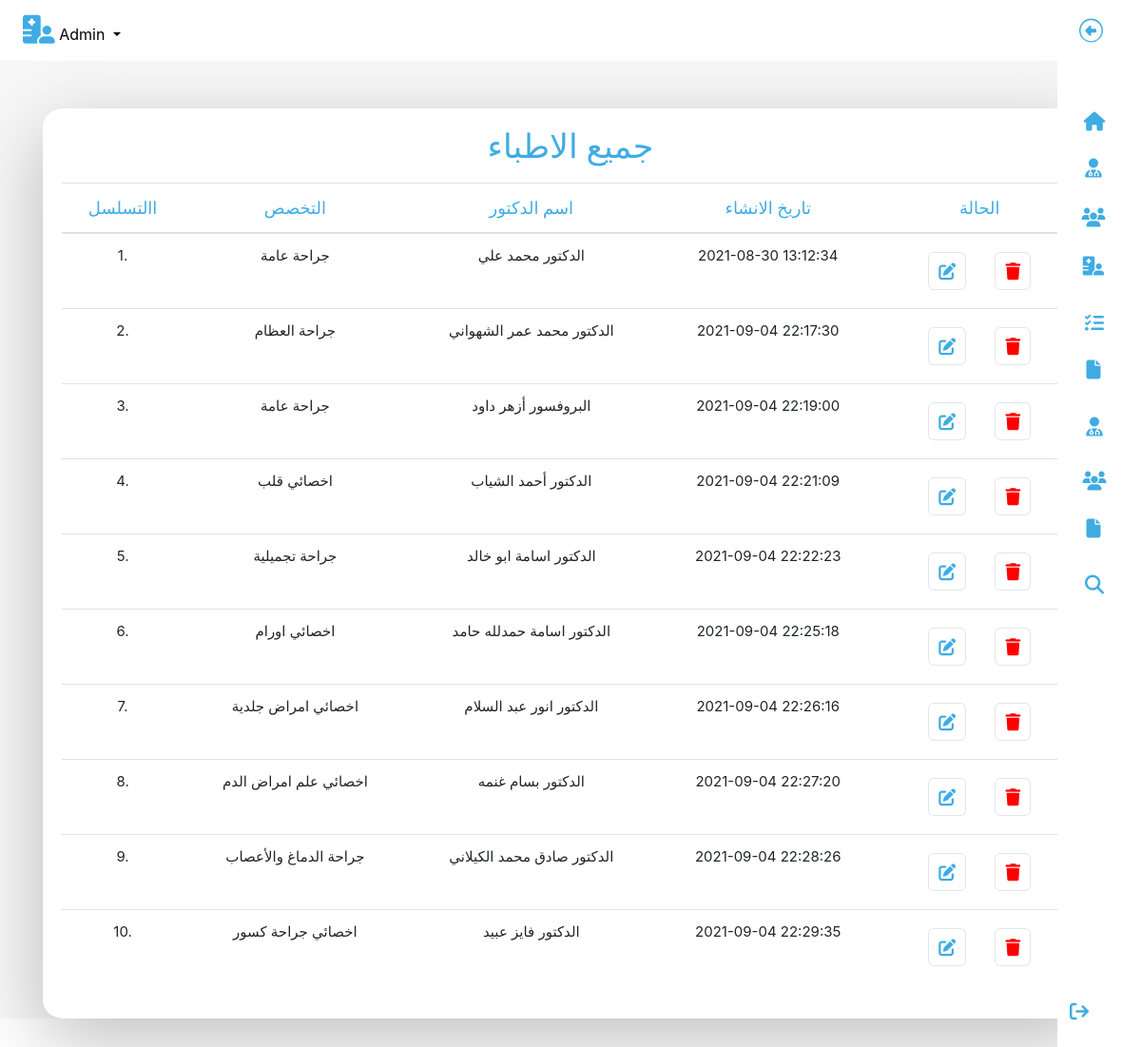
The app's page /hms/admin/manage-doctors.php (signed in) with its own data.
### tables this page shows
CREATE TABLE `doctors` (
  `id` int(11) NOT NULL,
  `specilization` varchar(255) DEFAULT NULL,
  `doctorName` varchar(255) DEFAULT NULL,
  `address` longtext DEFAULT NULL,
  `docFees` varchar(255) DEFAULT NULL,
  `contactno` bigint(11) DEFAULT NULL,
  `docEmail` varchar(255) DEFAULT NULL,
  `password` varchar(255) DEFAULT NULL,
  `creationDate` timestamp NULL DEFAULT current_timestamp(),
  `updationDate` timestamp NULL DEFAULT NULL ON UPDATE current_timestamp()
);

### hms/admin/manage-doctors.php (the view, shortened to what this page needs)
<?php
include('include/config.php');
?>
<!DOCTYPE html>
<html lang="en">
<head>
	<link rel="stylesheet" href="https://cdn.jsdelivr.net/npm/bootstrap@4.6.1/dist/css/bootstrap.min.css">
	<link rel="stylesheet" href="https://cdnjs.cloudflare.com/ajax/libs/font-awesome/6.1.1/css/all.min.css" />
	<link rel="stylesheet" href="../../css/style2.css">
</head>
<body>
	<div id="app">
		<?php include('include/sidebar.php'); ?>
			<?php include('include/header.php'); ?>
			<div class="main">
				<div class="container" id="container">
							<div class="tablediv">
								<h3 class="over-title margin-bottom-15">جميع <span class="text-bold">الاطباء</span></h3>
								<table class="table" id="sample-table-1">
									<thead>
										<tr>
											<th class="center">االتسلسل</th>
											<th>التخصص</th>
											<th class="hidden-xs">اسم الدكتور</th>
											<th>تاريخ الانشاء </th>
											<th>الحالة</th>
										</tr>
									</thead>
									<tbody>
										<?php
										$sql = mysqli_query($con, "select * from doctors");
										$cnt = 1;
										while ($row = mysqli_fetch_array($sql)) {
										?>
											<tr>
												<td class="center"><?php echo $cnt; ?>.</td>
												<td class="hidden-xs"><?php echo $row['specilization']; ?></td>
												<td><?php echo $row['doctorName']; ?></td>
												<td><?php echo $row['creationDate']; ?>
												</td>
												<td>
													<div class="visible-md visible-lg hidden-sm hidden-xs">
														<a href="edit-doctor.php?id=<?php echo $row['id']; ?>" class="btn btn-transparent btn-xs" tooltip-placement="top" tooltip="Edit"><i class="fa-solid fa-edit tableicon"></i></a>
														<a href="manage-doctors.php?id=<?php echo $row['id'] ?>&del=delete" onClick="return confirm('هل انت متاكد من حذف الدكتور')" class="btn btn-transparent btn-xs tooltips" tooltip-placement="top" tooltip="Remove"><i class="fa-solid fa-trash tableicon"></i></a>
													</div>
												</td>
											</tr>
										<?php
											$cnt = $cnt + 1;
										} ?>
									</tbody>
								</table>
							</div>
						</div>
					</div>
	</div>
</body>
</html>

### css/style2.css (style rules this page uses)
* { margin: 0; padding: 0; box-sizing: border-box; }
.main { background-color: #f7f7f7; min-height: 100vh; padding-top: 20px; }
.main h3 { text-align: center; color: #3face4; font-size: 35px; font-family: 'Amiri', serif; }
.tablediv { padding: 20px; text-align: right; background-color: white; margin: 30px auto; border-radius: 2%; border-bottom: 1px; box-shadow: 0 24px 80px hsla(0, 0%, 0%, 0.25); overflow-x: auto; min-height: 80vh; }
.tablediv table th { color: #3face4; font-size: 18px; font-family: 'Amiri', serif; font-weight: 200; text-align: center; }
.tablediv table td { font-size: 15px; text-align: center; }
.tableicon.fa-edit, .tableicon.fa-eye, .tableicon.fa-file { border: 1px solid #e2e6e9; border-radius: 6px; padding: 10px; font-size: 18px; color: #3face4; }
.tableicon.fa-trash { border: 1px solid #e2e6e9; border-radius: 6px; padding: 10px; font-size: 18px; color: red; }

### records on screen
doctors: specilization "جراحة عامة", doctorName "الدكتور محمد علي", creationDate "2021-08-30 13:12:34"
doctors: specilization "جراحة العظام", doctorName "الدكتور محمد عمر الشهواني", creationDate "2021-09-04 22:17:30"
doctors: specilization "جراحة عامة", doctorName "البروفسور أزهر داود", creationDate "2021-09-04 22:19:00"
doctors: specilization "اخصائي قلب", doctorName "الدكتور أحمد الشياب", creationDate "2021-09-04 22:21:09"
doctors: specilization "جراحة تجميلية", doctorName "الدكتور اسامة ابو خالد", creationDate "2021-09-04 22:22:23"
doctors: specilization "اخصائي اورام", doctorName "الدكتور اسامة حمدلله حامد", creationDate "2021-09-04 22:25:18"
doctors: specilization "اخصائي امراض جلدية", doctorName "الدكتور انور عبد السلام", creationDate "2021-09-04 22:26:16"
doctors: specilization "اخصائي علم امراض الدم", doctorName "الدكتور بسام غنمه", creationDate "2021-09-04 22:27:20"
doctors: specilization "جراحة الدماغ والأعصاب", doctorName "الدكتور صادق محمد الكيلاني", creationDate "2021-09-04 22:28:26"
doctors: specilization "اخصائي جراحة كسور", doctorName "الدكتور فايز عبيد", creationDate "2021-09-04 22:29:35"
